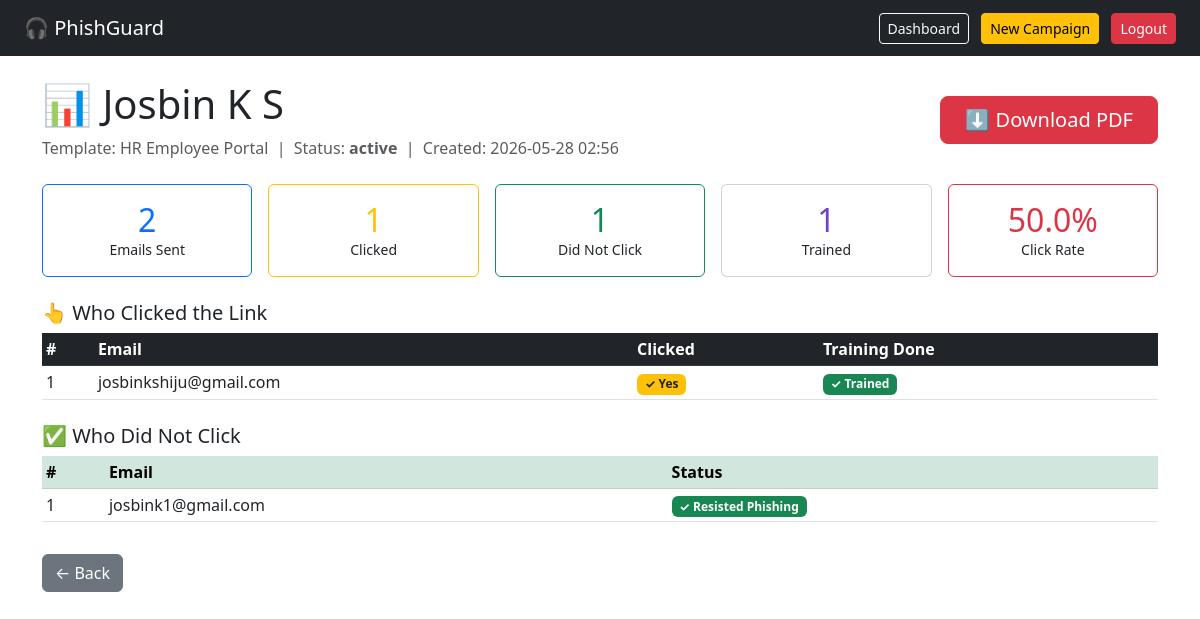
Page /campaigns/1/report (signed in) on the committed database.
### app/models.py (models this page shows)
class Campaign(db.Model):
    __tablename__ = 'campaigns'
    id            = db.Column(db.Integer, primary_key=True)
    name          = db.Column(db.String(150), nullable=False)
    template_id   = db.Column(db.Integer, db.ForeignKey('templates.id'))
    created_by    = db.Column(db.Integer, db.ForeignKey('admin_users.id'))
    status        = db.Column(db.String(20), default='active')
    created_at    = db.Column(db.DateTime, default=datetime.utcnow)
    targets       = db.relationship('Target', backref='campaign', lazy=True, cascade='all, delete')
    creator       = db.relationship('AdminUser', backref='campaigns')

class PhishTemplate(db.Model):
    __tablename__ = 'templates'
    id            = db.Column(db.Integer, primary_key=True)
    name          = db.Column(db.String(100), nullable=False)
    slug          = db.Column(db.String(50), unique=True, nullable=False)
    difficulty    = db.Column(db.String(20), default='medium')
    email_subject = db.Column(db.String(200))
    email_body    = db.Column(db.Text)
    created_at    = db.Column(db.DateTime, default=datetime.utcnow)
    campaigns     = db.relationship('Campaign', backref='template', lazy=True)

class Target(db.Model):
    __tablename__ = 'targets'
    id             = db.Column(db.Integer, primary_key=True)
    campaign_id    = db.Column(db.Integer, db.ForeignKey('campaigns.id'))
    email          = db.Column(db.String(200), default='')
    tracking_token = db.Column(db.String(64), unique=True, nullable=False,
                               default=lambda: uuid.uuid4().hex)
    created_at     = db.Column(db.DateTime, default=datetime.utcnow)
    events         = db.relationship('Event', backref='target', lazy=True, cascade='all, delete')

### app/reports/routes.py (the view)
@reports_bp.route('/campaigns/<int:id>/report')
@login_required
def view_report(id):
    campaign   = Campaign.query.get_or_404(id)
    summary    = get_target_summary(campaign)
    sent_c     = sum(1 for r in summary if r['email_sent'])
    clicked_c  = sum(1 for r in summary if r['clicked'])
    trained_c  = sum(1 for r in summary if r['trained'])
    safe_c     = sum(1 for r in summary if not r['clicked'] and r['email_sent'])
    click_rate = round((clicked_c / sent_c * 100), 1) if sent_c > 0 else 0
    return render_template('reports/report.html',
                           campaign=campaign, summary=summary,
                           sent_c=sent_c, clicked_c=clicked_c,
                           trained_c=trained_c, safe_c=safe_c,
                           click_rate=click_rate)

### app/models.py (called while the page is built)
@login_manager.user_loader
def load_user(user_id):
    return AdminUser.query.get(int(user_id))

### app/reports/routes.py (called while the page is built)
def get_target_summary(campaign):
    summary = []
    for target in campaign.targets:
        if target.email == 'test@simulation.local':
            continue
        events      = [e.event_type for e in target.events]
        clicked     = 'link_clicked' in events
        submitted   = 'credentials_submitted' in events
        trained     = 'training_shown' in events
        email_sent  = 'email_sent' in events
        summary.append({
            'email'     : target.email,
            'email_sent': email_sent,
            'clicked'   : clicked,
            'submitted' : submitted,
            'trained'   : trained,
        })
    return summary

### app/templates/reports/report.html
{% extends 'base.html' %}
{% block content %}
<div class="d-flex justify-content-between align-items-center mb-4">
  <div>
    <h1>📊 {{ campaign.name }}</h1>
    <p class="text-muted mb-0">
      Template: {{ campaign.template.name }} &nbsp;|&nbsp;
      Status: <strong>{{ campaign.status }}</strong> &nbsp;|&nbsp;
      Created: {{ campaign.created_at.strftime('%Y-%m-%d %H:%M') }}
    </p>
  </div>
  <a href="/campaigns/{{ campaign.id }}/report/download"
     class="btn btn-danger btn-lg px-4">⬇ Download PDF</a>
</div>
<div class="row mb-4 g-3">
  <div class="col"><div class="card text-center border-primary p-3">
    <h2 class="text-primary mb-0">{{ sent_c }}</h2><small>Emails Sent</small></div></div>
  <div class="col"><div class="card text-center border-warning p-3">
    <h2 class="text-warning mb-0">{{ clicked_c }}</h2><small>Clicked</small></div></div>
  <div class="col"><div class="card text-center border-success p-3">
    <h2 class="text-success mb-0">{{ safe_c }}</h2><small>Did Not Click</small></div></div>
  <div class="col"><div class="card text-center border-purple p-3">
    <h2 class="mb-0" style="color:#6f42c1">{{ trained_c }}</h2><small>Trained</small></div></div>
  <div class="col"><div class="card text-center border-danger p-3">
    <h2 class="text-danger mb-0">{{ click_rate }}%</h2><small>Click Rate</small></div></div>
</div>
<h5 class="mt-4">👆 Who Clicked the Link</h5>
<table class="table table-hover table-sm">
  <thead class="table-dark">
    <tr><th>#</th><th>Email</th><th>Clicked</th><th>Training Done</th></tr>
  </thead>
  <tbody>
  {% for r in summary if r.clicked %}
    <tr>
      <td>{{ loop.index }}</td>
      <td>{{ r.email }}</td>
      <td><span class="badge bg-warning text-dark">✓ Yes</span></td>
      <td>
        {% if r.trained %}
          <span class="badge bg-success">✓ Trained</span>
        {% else %}
          <span class="badge bg-danger">✗ Not Yet</span>
        {% endif %}
      </td>
    </tr>
  {% else %}
    <tr><td colspan="4" class="text-success text-center">
      No one clicked the link — excellent!
    </td></tr>
  {% endfor %}
  </tbody>
</table>
<h5 class="mt-4">✅ Who Did Not Click</h5>
<table class="table table-hover table-sm">
  <thead class="table-success">
    <tr><th>#</th><th>Email</th><th>Status</th></tr>
  </thead>
  <tbody>
  {% for r in summary if not r.clicked and r.email_sent %}
    <tr>
      <td>{{ loop.index }}</td>
      <td>{{ r.email }}</td>
      <td><span class="badge bg-success">✓ Resisted Phishing</span></td>
    </tr>
  {% else %}
    <tr><td colspan="3" class="text-center text-muted">—</td></tr>
  {% endfor %}
  </tbody>
</table>
<a href="/campaigns/{{ campaign.id }}" class="btn btn-secondary mt-3">← Back</a>
{% endblock %}

### rows in the picture
Campaign: name "Josbin K S", status "active", created_at "2026-05-28 02:56"
PhishTemplate: template.name "HR Employee Portal"
Target: email "josbinkshiju@gmail.com"
Target: email "josbink1@gmail.com"

### other values in the picture
{{ sent_c }} "2"
{{ clicked_c }} "1"
{{ safe_c }} "1"
{{ trained_c }} "1"
{{ click_rate }} "50.0"
